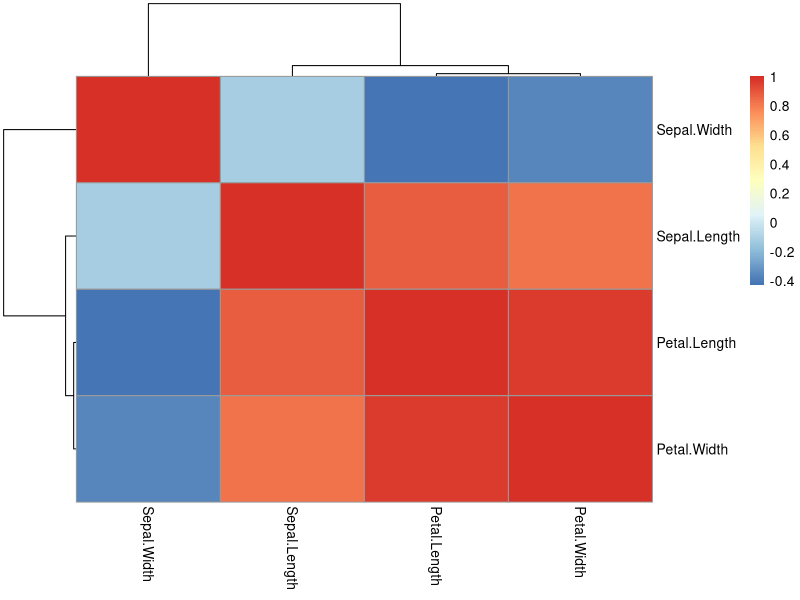
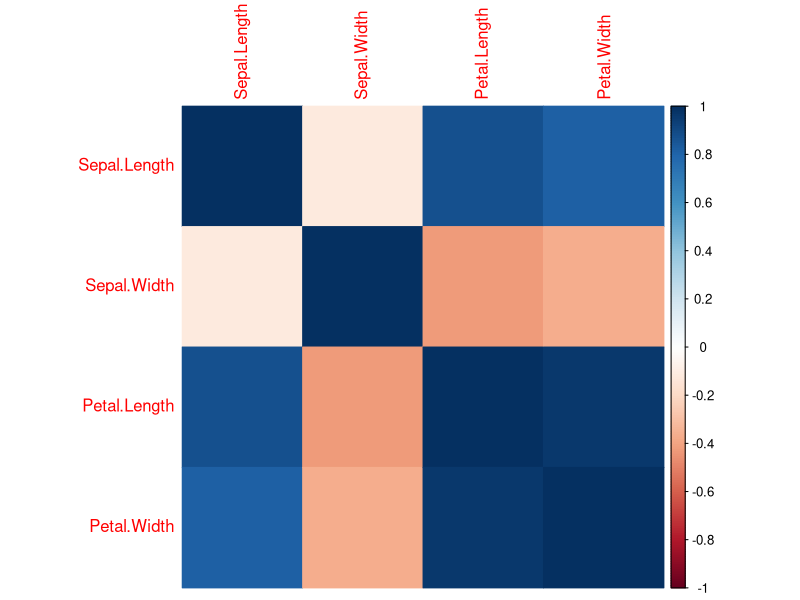
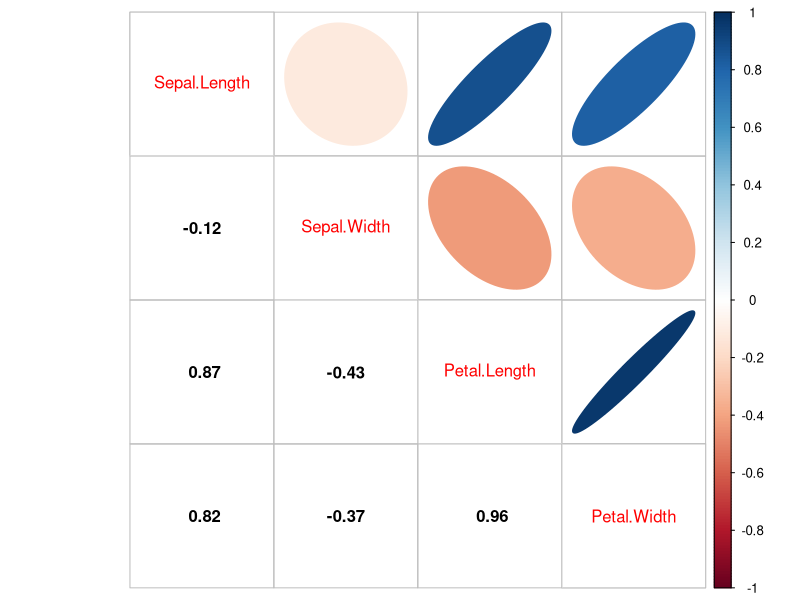
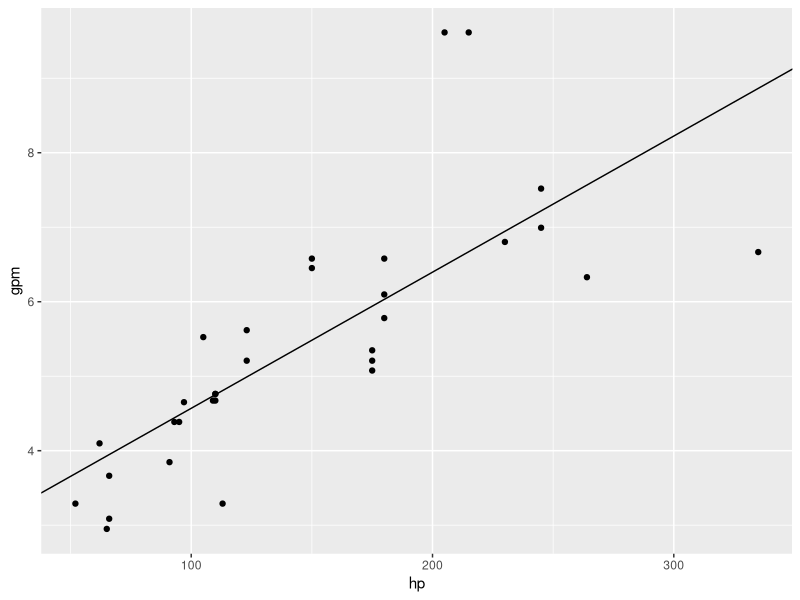
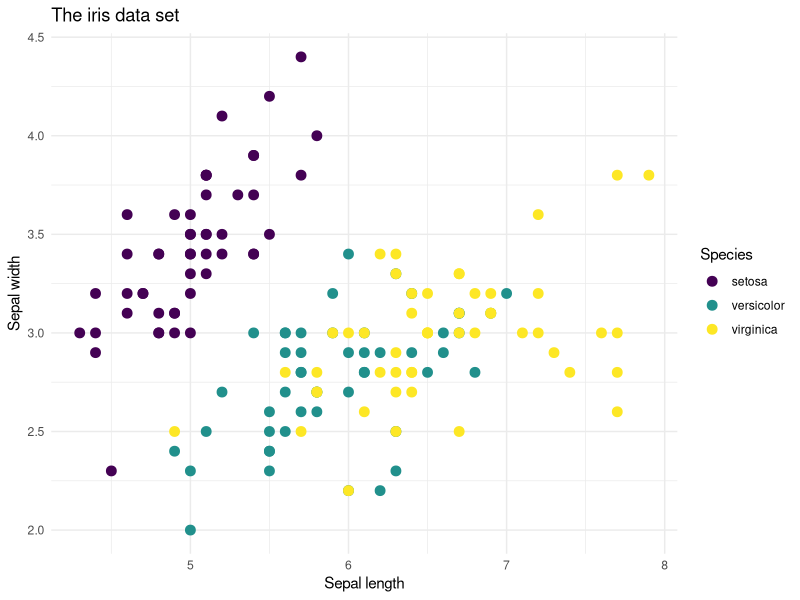
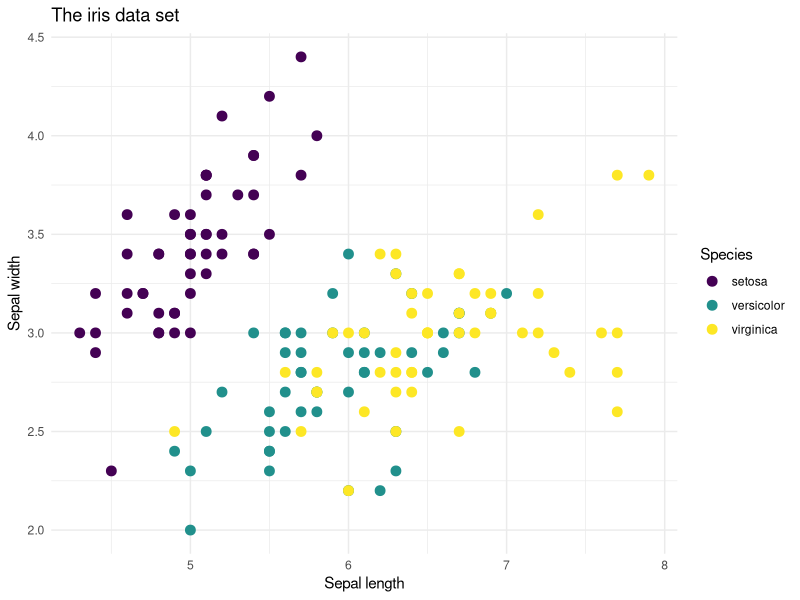
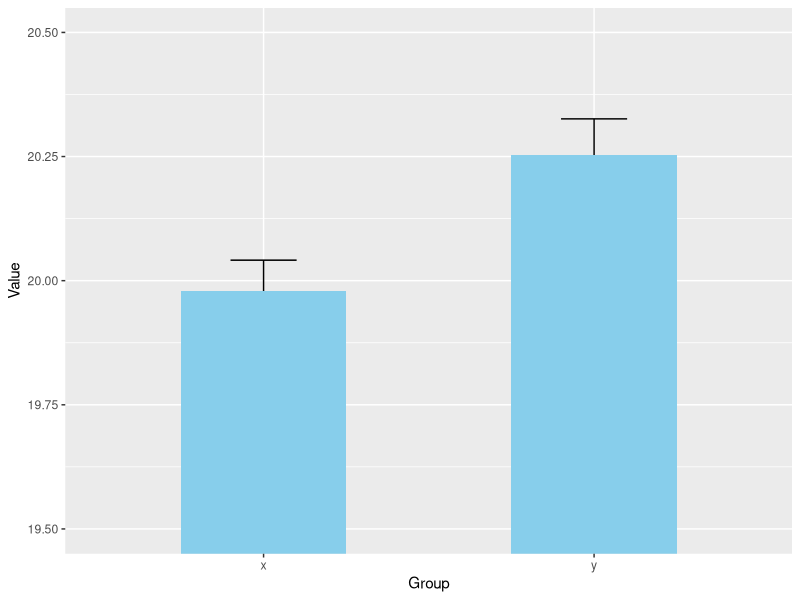
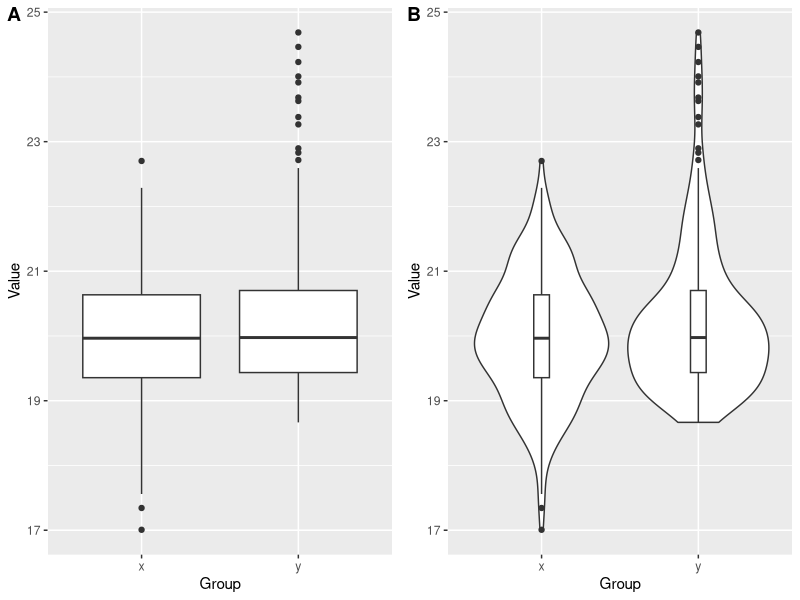

R code for these plots, in order:
## ---- chunk 1
set.seed(42)
options(width=80)

## ---- chunk 2
cor(iris$Sepal.Length, iris$Petal.Length)
cor.test(iris$Sepal.Length, iris$Petal.Length, method="spearman")
## ---- chunk 3
cor(iris[,1:4])
## ---- chunk 4
library(pheatmap)
M <- cor(iris[,1:4])
pheatmap(M, scale="none")
## ---- chunk 5
library(corrplot)
corrplot(M, method="color")
## ---- chunk 6
corrplot(M, method="ellipse", 
         type="upper", tl.pos="d")
corrplot(M, add = TRUE, type = 'lower', 
         method = 'number',
         col="black", diag = FALSE, 
         tl.pos = 'n', cl.pos = 'n')
## ---- chunk 7
library(tidyverse)
sv <- iris |> filter(Species != "setosa") |>
  mutate(Species=factor(Species))
pvals <- sapply(1:4, function(i) {
  t.test(sv[,i] ~ sv$Species)$p.value
})
names(pvals) <- colnames(sv)[1:4]
pvals
## ---- chunk 8
p.adjust(pvals, method="bonferroni")
p.adjust(pvals, method="BH")
## ---- chunk 9
mtcars$gpm <- 100/mtcars$mpg
model <- lm(gpm ~ hp, data=mtcars)
## ---- chunk 10
summary(model)
## ---- chunk 11
library(ggplot2)
a <- coefficients(model)[1]
b <- coefficients(model)[2]
ggplot(mtcars, aes(x = hp, y = gpm)) +
  geom_point() +
  geom_abline(intercept = a, slope = b)
## ---- chunk 12
model_0 <- lm(gpm ~ 0 + hp, data=mtcars)
summary(model_0)
## ---- chunk 13
model_2 <- lm(gpm ~ 0 + hp + wt, data=mtcars)
summary(model_2)
## ---- chunk 14
model_huge <- lm(gpm ~ 0 + hp + wt + qsec + drat + disp + cyl, data=mtcars)
summary(model_huge)
## ---- chunk 15
AIC(model_0)
AIC(model_2)
AIC(model_huge)
## ---- chunk 16
model_iris <- lm(Sepal.Length ~ Species, data=iris)
summary(model_iris)
## ---- chunk 17
anova(model_iris)
## ---- chunk 18
ggplot(iris, aes(x = Sepal.Length, y = Sepal.Width, color = Species)) +
  geom_point(size=3) +
  scale_color_viridis_d() +
  labs(x = "Sepal length", y = "Sepal width", 
       title = "The iris data set") +
  theme_minimal()
## ---- chunk 19
ggplot(iris, aes(x = Sepal.Length, y = Sepal.Width, color = Species)) +
  geom_point(size=3) +
  scale_color_viridis_d() +
  labs(x = "Sepal length", y = "Sepal width", 
       title = "The iris data set") +
  theme_minimal()
## ---- chunk 20
n <- 250
x <- rnorm(n, mean=20, sd=1)
y <- rbeta(n, 2, 22) * 20  + 18.6
## ---- chunk 21
df <- data.frame(value=c(mean(x), mean(y)), 
                 group=c("x", "y"),
                 sd=c(sd(x)/sqrt(n), sd(y)/sqrt(n)))
ggplot(df, aes(x=group, y=value)) + 
  geom_errorbar(aes(ymin = value - sd, ymax = value + sd), width = 0.2) +
  geom_bar(stat="identity", width=0.5, fill = "skyblue") +
  labs(x="Group", y="Value") +
  coord_cartesian(ylim = c(19.5, 20.5))
## ---- chunk 22
library(cowplot)
df <- data.frame(values = c(x, y), 
                 group = c(rep("x", n), rep("y", n)))
p1 <- ggplot(df, aes(x=group, y=values)) +
  geom_boxplot() +
  labs(x="Group", y="Value")

# violin plot
p2 <- ggplot(df, aes(x=group, y=values)) +
  geom_violin() +
  geom_boxplot(width=0.1) +
  labs(x="Group", y="Value")

# plot_grid puts the different plots together 
# ncol=2 -> two columns
# labels=... -> labels for the plots
plot_grid(p1, p2, ncol=2, labels=c("A", "B"))
